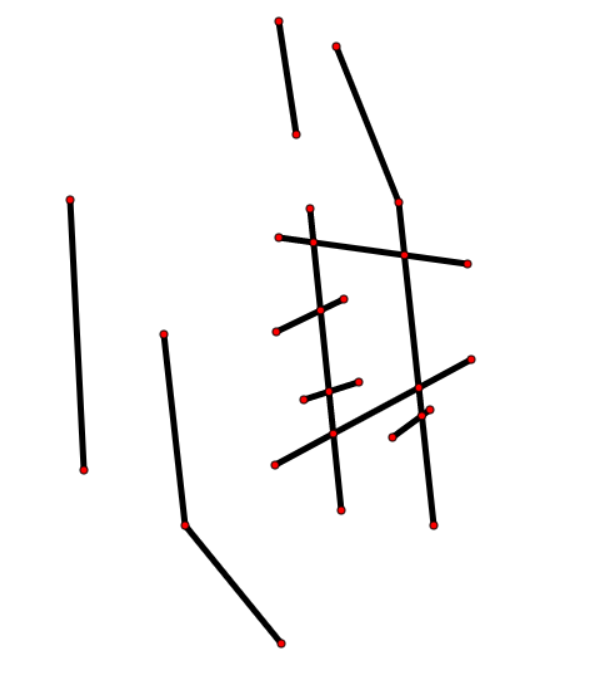
#> input picture backend/MyProject/Untitled.png, 606 x 697 px
$ python point.py
#> lines starting #> are read from the running program, lines starting #| are printed output that depends on the picture; after the words box and inside, x2 and y2 are one past the last pixel; in counts of white or black regions, pixels touching at a corner belong together
import cv2
import numpy as np
import math
import itertools

def get_end_pnts(pnts, img):
    extremes = []
    for p in pnts:
        x = p[0]
        y = p[1]
        n = 0
        n += img[y - 1,x]
        n += img[y - 1,x - 1]
        n += img[y - 1,x + 1]
        n += img[y,x - 1]
        n += img[y,x + 1]
        n += img[y + 1,x]
        n += img[y + 1,x - 1]
        n += img[y + 1,x + 1]
        n /= 255
        if n == 1:
            extremes.append(p)
    return extremes

def find_segments(matrix, points_list):
    bin_inv = cv2.bitwise_not(matrix) # flip image colors
    bin_inv = cv2.dilate(bin_inv, np.ones((5,5)))

    segments_list = {}
    count = 0
    lines = itertools.combinations(points_list,2) # create all possible lines
    line_img = np.ones_like(matrix)*255 # white image to draw line markings on
    for line in lines: # loop through each line
        bin_line = np.zeros_like(bin_inv) # create a matrix to draw the line in
        start, end = line # grab endpoints
        cv2.line(bin_line, start, end, color=255, thickness=5) # draw line
        conj = (bin_inv/255 + bin_line/255) # create agreement image
        conj1 = (bin_line/255 + np.zeros_like(bin_inv))
        n_agree = np.sum(conj==2)
        n_wrong = np.sum(conj1==1)
        precision = n_agree/n_wrong
        if precision > .5:
            cv2.line(line_img, start, end, color=[0,200,0], thickness=2)
            segments_list[count] = {"line": [list(start),list(end)], "precision": precision}
            count += 1
    return segments_list

def flat_segment_line(segment_line):
    segment_line = [segment_line[0][0],segment_line[0][1], segment_line[1][0], segment_line[1][1]]
    return segment_line

def dot_product(v1, v2):
    return sum((a*b) for a, b in zip(v1, v2))

def get_length(v):
    return math.sqrt(dot_product(v, v))

def get_angle(segment1, segment2):
    v1 = flat_segment_line(segment1)
    v2 = flat_segment_line(segment2)
    return math.degrees(math.acos(dot_product(v1, v2) / (get_length(v1) * get_length(v2))))

def filter_overlap(segments_list):
    segment_combinations = itertools.combinations(segments_list,2)
    for couple_segment in segment_combinations:
        segment1, segment2 = couple_segment
        try:
            if segments_list[segment1]['line'][0] in segments_list[segment2]['line'] or segments_list[segment1]['line'][1] in segments_list[segment2]['line']:
                    angle = get_angle(segments_list[segment1]['line'], segments_list[segment2]['line'])
                    if angle < 10:
                        if segments_list[segment1]['precision'] > segments_list[segment2]['precision']:
                            del segments_list[segment2]
                        else:
                            del segments_list[segment1]
        except:
            pass
    return segments_list

def display_result(matrix,segments_list):
    white_board = np.zeros_like(matrix)
    for segment in segments_list:
        cv2.line(white_board, segments_list[segment]['line'][0], segments_list[segment]['line'][1], color=[255,255,255], thickness=2)
    cv2.imshow('img', white_board)


img = cv2.imread('Untitled.png', cv2.IMREAD_GRAYSCALE)
#> img: shape (697, 606); min 0, max 255, mean 246.9
bin_inv = cv2.bitwise_not(img) # flip image colors
bin_inv = cv2.dilate(bin_inv, np.ones((5,5)))

# ========================== FIND END POINTS =====================================
th, img = cv2.threshold(img, 127, 255, cv2.THRESH_OTSU + cv2.THRESH_BINARY_INV)
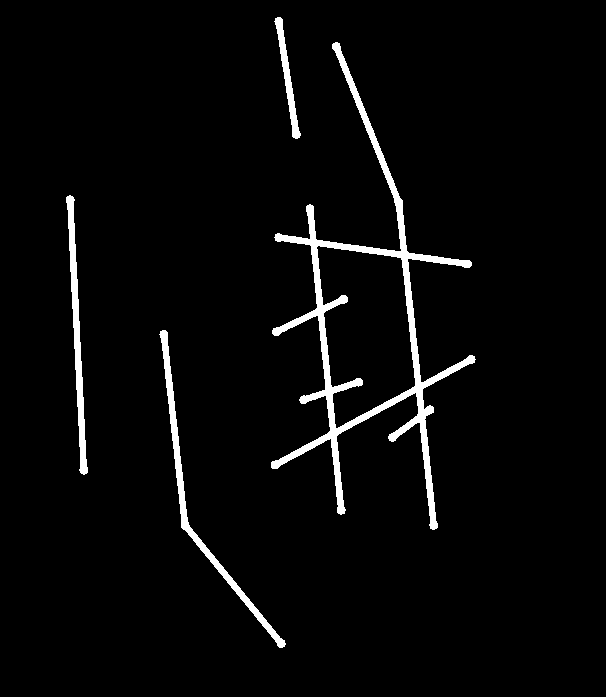
#> img: shape (697, 606); 3.3% white; 4 white regions, box (x1, y1, x2, y2) and area: (271, 42, 476, 530) 9191, (159, 330, 286, 648) 2309, (66, 195, 88, 475) 1821, (274, 17, 301, 139) 826
#> th = 141
img = cv2.ximgproc.thinning(img)
#> img: shape (697, 606); 0.5% white in thin lines or dots, all inside (x1, y1, x2, y2) = (70, 21, 471, 643)
pnts = cv2.findNonZero(img)
#> pnts = contour of 2130 points, box (x1, y1, x2, y2) (70, 21, 471, 643), area 1809
pnts = np.squeeze(pnts)
#> pnts = 2130 pairs, first value 70 to 470, second value 21 to 642
ext = get_end_pnts(pnts, img)
#> the loop in get_end_pnts, `for p in pnts:` made 2130 passes
#> (x, y, n) on passes 1 to 3: (278, 21, 1), (279, 22, 2), (279, 23, 2)
for p in ext:
    cv2.circle(img, (p[0], p[1]), 5, 128)
#> this loop made 20 passes
#> p on passes 1 to 12: [278, 21], [336, 46], [295, 133], [70, 200], [310, 209], [278, 237], [466, 263], [342, 300], [276, 331], [163, 334], [470, 360], [358, 382]
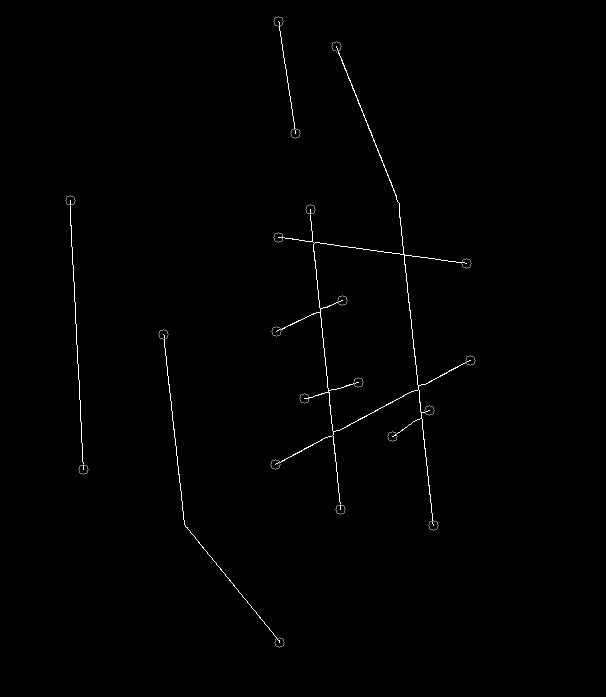
#> img: shape (697, 606); min 0, max 255, mean 1.4

# =========================== FIND SEGMENTS ========================================
segments = {}
count = 0
lines = itertools.combinations(ext,2) # create all possible lines
line_img = np.ones_like(img)*255 # white image to draw line markings on
for line in lines: # loop through each line
    bin_line = np.zeros_like(bin_inv) # create a matrix to draw the line in
    start, end = line # grab endpoints
    cv2.line(bin_line, start, end, color=255, thickness=5) # draw line
    conj = (bin_inv/255 + bin_line/255) # create agreement image
    conj_line = (np.zeros_like(bin_inv) + bin_line/255)
    n_agree = np.sum(conj==2)
    n_line = np.sum(conj_line==1)
    precision = n_agree/n_line
    if precision > .5:
        cv2.line(line_img, start, end, color=[0,200,0], thickness=2)
        segments[count] = {"line": [list(start),list(end)], "precision": precision}
        count += 1
#> this loop made 190 passes
#> line on passes 1 to 3: ([278, 21], [336, 46]), ([278, 21], [295, 133]), ([278, 21], [70, 200])
#> pass 1, `conj_line = (np.zeros_like(bin_inv) + bin_line/255)`:
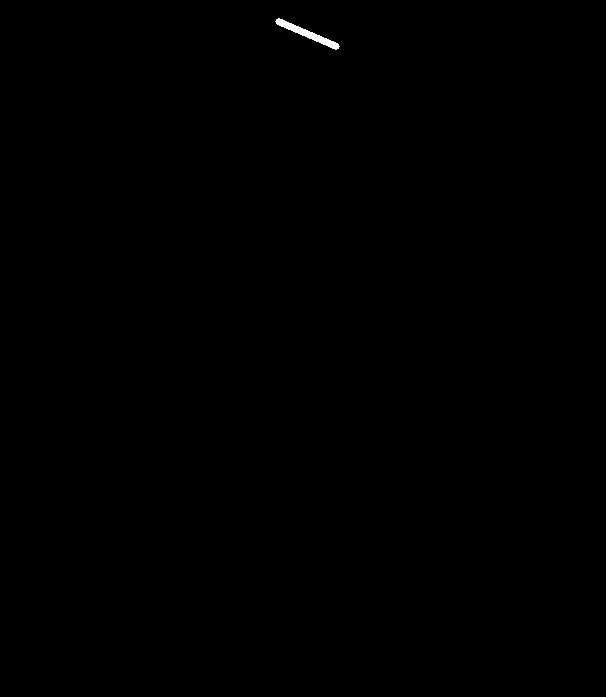
#> conj_line: shape (697, 606) float64; values 0 (black) and 1 (white), 0.11% white; 1 white region, box (x1, y1, x2, y2) and area: (275, 18, 340, 50) 464
#> after the loop:
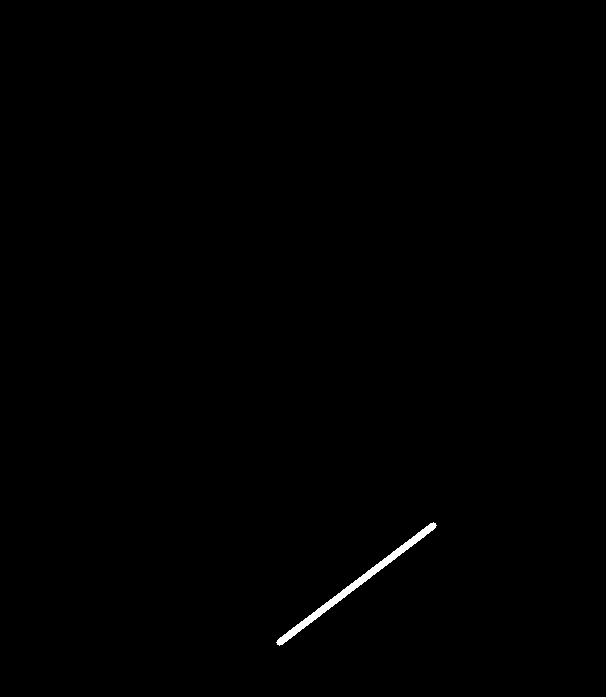
#> bin_line: shape (697, 606); 0.33% white; 1 white region, box (x1, y1, x2, y2) and area: (276, 522, 437, 646) 1386
#> after the loop:
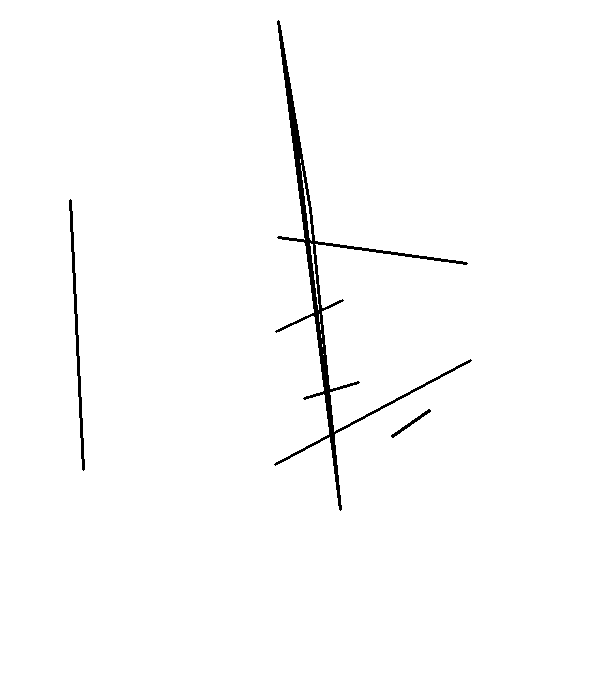
#> line_img: shape (697, 606); 98.7% white; 3 black regions, box (x1, y1, x2, y2) and area: (274, 20, 472, 511) 4556, (69, 199, 85, 471) 812, (391, 409, 431, 438) 156

# segments = find_segments(img, ext)
segments = filter_overlap(segments)
#> the loop in filter_overlap, `for couple_segment in segment_combinations:` made 55 passes
#> couple_segment on passes 1 to 12: (0, 1), (0, 2), (0, 3), (0, 4), (0, 5), (0, 6), (0, 7), (0, 8), (0, 9), (0, 10), (1, 2), (1, 3)
display_result(img, segments)
#> the loop in display_result, `for segment in segments_list:` made 8 passes
#> after the loop in display_result, `for segment in segments_list:`:
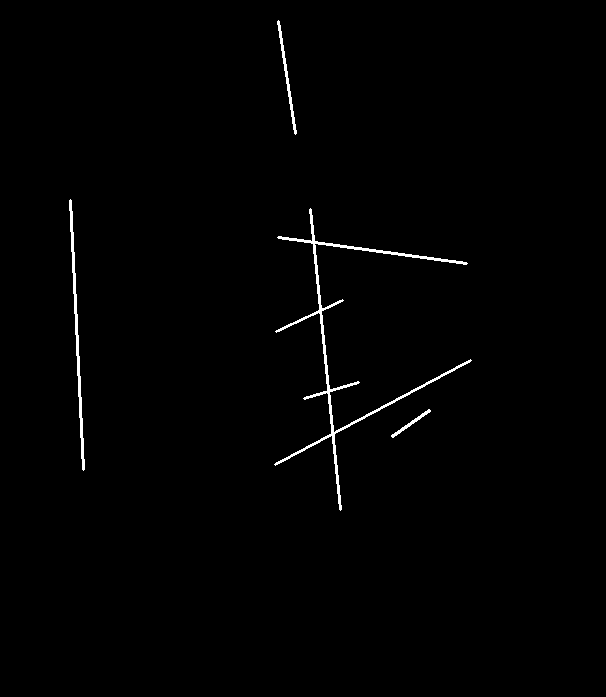
#> white_board: shape (697, 606); 0.87% white; 4 white regions, box (x1, y1, x2, y2) and area: (274, 208, 472, 511) 2354, (69, 199, 85, 471) 812, (277, 20, 297, 135) 338, (391, 409, 431, 438) 156

marked_img = cv2.addWeighted(img, .5, line_img, .5, 1)
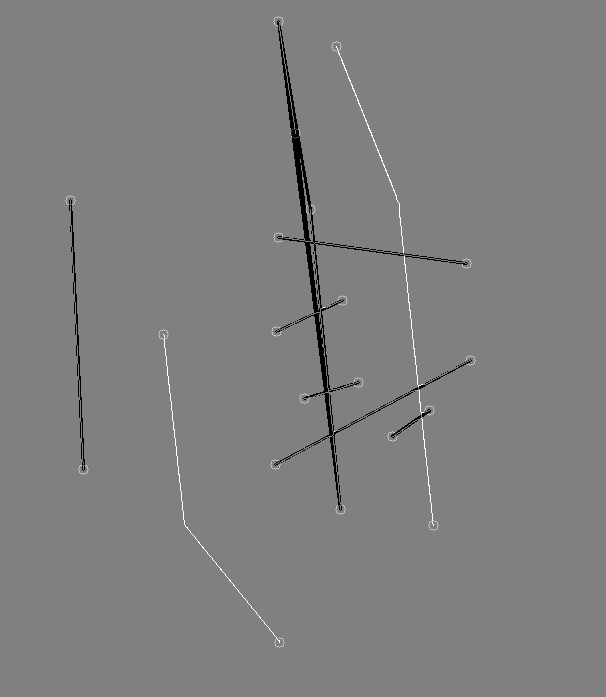
#> marked_img: shape (697, 606); min 1, max 255, mean 127.1
cv2.imwrite('marked.png',marked_img)
cv2.imshow('marked img', marked_img)

k = cv2.waitKey(0) & 0xFF
#> (key Esc is pressed here)
if k == 27: #ESC
    cv2.destroyAllWindows()
